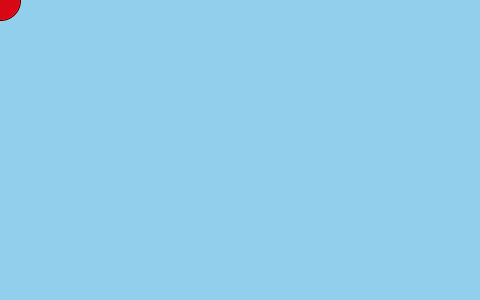
Frame 1 (no input)
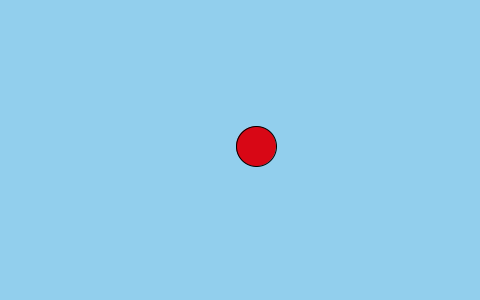
Frame 60 (the mouse pressed at the canvas centre just before this capture)
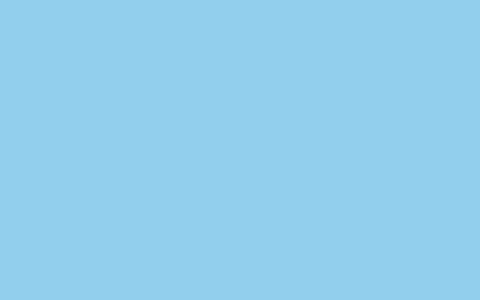
Frame 120 (the mouse held since frame 60 and released just before this capture)

The Processing sketch that drew these frames (run headless with seeded random() and noise(); from frame 60 on, the mouse is pressed at the canvas centre):

// Processing sketch: sketch_141120a
// ── sketch_141120a.pde
float x, y;
float ballSize = 40;
float xSpeed = 5, ySpeed = 5;
float gravity = 0.1;
float braking = 0.09;

void setup() {
  size(480, 300);
}

void draw() {

  background(#92CFED);
  fill(216, 7, 21);
  ellipse(x, y, ballSize, ballSize);
  
  y = y +ySpeed;
  x=x+xSpeed;
  ySpeed = ySpeed + gravity;

  if (y + ballSize/2 > height) {
    ySpeed *= -(1-braking);
    y=height-ballSize/2;
  }


  if (x + ballSize/2 >= width) {

    xSpeed *= -(1-braking);
    x=width - ballSize/2;
  } else if (x - ballSize/2 <= 0) {
    xSpeed *= -(1-braking);
    x=ballSize/2;
  }
}
